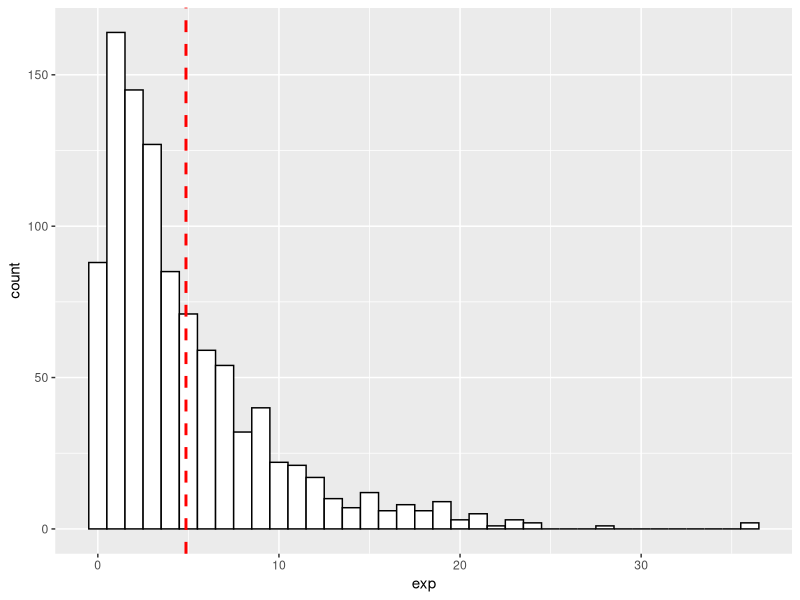
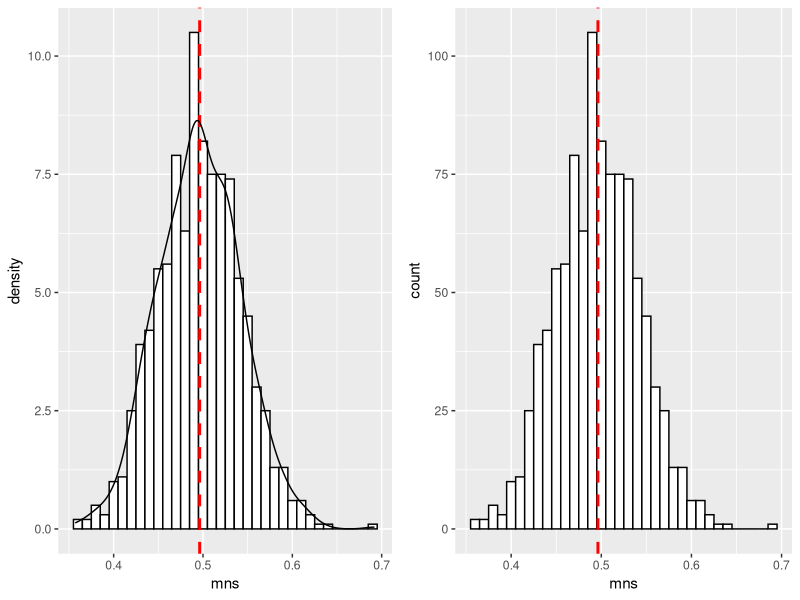
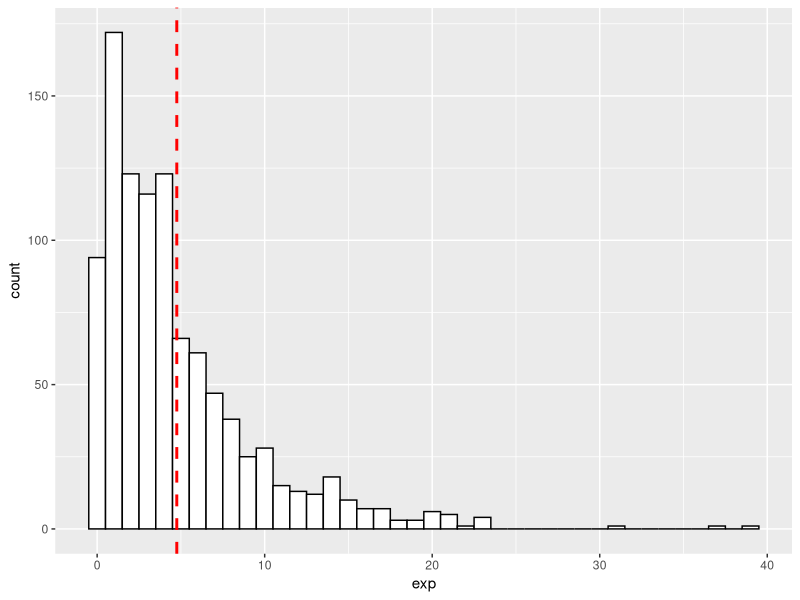

Write R code to recreate these figures, in order.
## ---- chunk 1
library(ggplot2)
library(grid)

# Multiple plot function
#
# ggplot objects can be passed in ..., or to plotlist (as a list of ggplot objects)
# - cols:   Number of columns in layout
# - layout: A matrix specifying the layout. If present, 'cols' is ignored.
#
# If the layout is something like matrix(c(1,2,3,3), nrow=2, byrow=TRUE),
# then plot 1 will go in the upper left, 2 will go in the upper right, and
# 3 will go all the way across the bottom.
#
multiplot <- function(..., plotlist=NULL, file, cols=1, layout=NULL) {
  library(grid)

  # Make a list from the ... arguments and plotlist
  plots <- c(list(...), plotlist)

  numPlots = length(plots)

  # If layout is NULL, then use 'cols' to determine layout
  if (is.null(layout)) {
    # Make the panel
    # ncol: Number of columns of plots
    # nrow: Number of rows needed, calculated from # of cols
    layout <- matrix(seq(1, cols * ceiling(numPlots/cols)),
                    ncol = cols, nrow = ceiling(numPlots/cols))
  }

 if (numPlots==1) {
    print(plots[[1]])

  } else {
    # Set up the page
    grid.newpage()
    pushViewport(viewport(layout = grid.layout(nrow(layout), ncol(layout))))

    # Make each plot, in the correct location
    for (i in 1:numPlots) {
      # Get the i,j matrix positions of the regions that contain this subplot
      matchidx <- as.data.frame(which(layout == i, arr.ind = TRUE))

      print(plots[[i]], vp = viewport(layout.pos.row = matchidx$row,
                                      layout.pos.col = matchidx$col))
    }
  }
}

#http://www.cookbook-r.com/Graphs/Multiple_graphs_on_one_page_(ggplot2)/
## ---- chunk 2
exp <- rexp(n=1000, rate = 0.2)
exp_mean <- mean(exp)
## ---- chunk 3
ggplot() + aes(exp)+ 
  geom_histogram( binwidth=1, colour="black", fill="white") + 
  geom_vline(aes(xintercept=exp_mean), color="red", linetype="dashed", size=1) 

## ---- chunk 4
exp[sample(1:5, 5, replace=FALSE)]
## ---- chunk 5
 
mns = NULL
for (i in 1 : 1000) mns = c(mns, mean(runif(40)))

p1 <- 
  ggplot() + aes(mns)+ 
  geom_histogram(aes(y=..density..), binwidth=0.01, colour="black", fill="white") + 
  geom_vline(aes(xintercept=mean(mns, na.rm=T)), color="red", linetype="dashed", size=1) +  
  geom_density(alpha=.2)

p2 <- 
  ggplot() + aes(mns)+ 
  geom_histogram( binwidth=0.01, colour="black", fill="white") + 
  geom_vline(aes(xintercept=mean(mns, na.rm=T)), color="red", linetype="dashed", size=1)  

multiplot(p1,p2,cols=2)


exp <- rexp(n=1000, rate = 0.2)
exp_mean <- mean(exp)

ggplot() + aes(exp)+ 
  geom_histogram( binwidth=1, colour="black", fill="white") + 
  geom_vline(aes(xintercept=exp_mean), color="red", linetype="dashed", size=1) 

#hist(mns)
